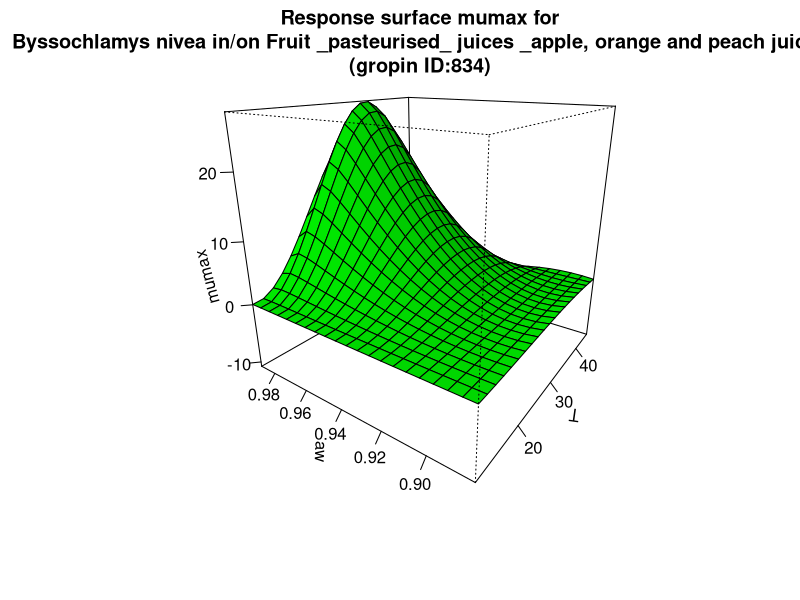

R code for this plot:
#############################
# start of Parameter script
#############################
T <- seq(10.01,44.955044955045,length.out=21)
aw <- seq(0.88088,0.989010989010989,length.out=21)
#############################
# end of Parameter script
#############################
############################# 
# start of Model script Gropin ID 834 
#############################
 
# constant coefficients for this model
 
variables <- data.frame(T,aw)
argumentsPar <- expand.grid(variables)
 
# heart of the model
response_surface <- function(T,aw) {
   mumax <-28.03*((((T-10.58)^2)*(T-43.21))/((32.13-10.58)*((32.13-10.58)*(T-32.13)-(32.13-43.25)*(32.13+10.58-2*T))))*((((aw-0.892)^2)*(aw-0.992))/((0.984-0.892)*((0.984-0.892)*(aw-0.984)-(0.984-0.992)*(0.984+0.892-2*aw))))

return(mumax=mumax)
} 

# output parameters
responseSurface <- cbind(argumentsPar,response_surface(argumentsPar['T'],argumentsPar['aw']))
colnames(responseSurface) <- c(colnames(argumentsPar),'mumax')
#############################
# End of Model script
#############################
############################# 
# start of Visualisation script Gropin ID 834 
#############################
persp(T,aw,matrix(unlist(responseSurface$'mumax'),nrow=21),col = 'green',xlab='T',ylab='aw',zlab='mumax',main='Response surface mumax for
Byssochlamys nivea in/on Fruit _pasteurised_ juices _apple, orange and peach juice_
(gropin ID:834)',theta=305,phi=20,shade=0.25,ticktype = 'detailed')
#############################
# End of Visualisation script
#############################
